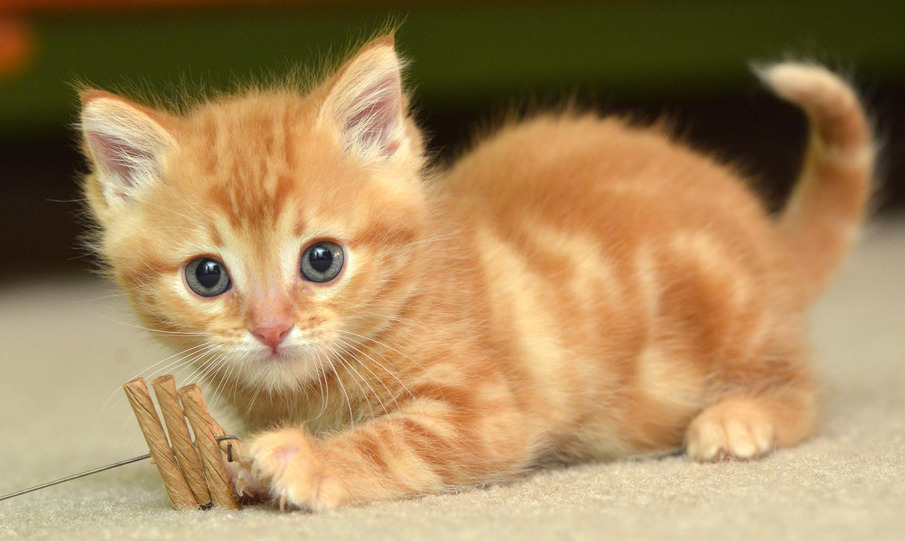
#> input picture 4.basic_functions/src/img.jpg, 905 x 541 px, found by its file name
$ python functions.py
#> lines starting #> are read from the running program, lines starting #| are printed output that depends on the picture; after the words box and inside, x2 and y2 are one past the last pixel; in counts of white or black regions, pixels touching at a corner belong together
import cv2 as cv

#Reading an image

img = cv.imread('4.basic_functions\\src\\img.jpg')
#> img is the input picture: shape (541, 905, 3); mean B, G, R 92.4, 136.2, 165.9
cv.imshow('Image',img)

#Converting Image to Grayscale

grayImage = cv.cvtColor(img,cv.COLOR_BGR2GRAY)
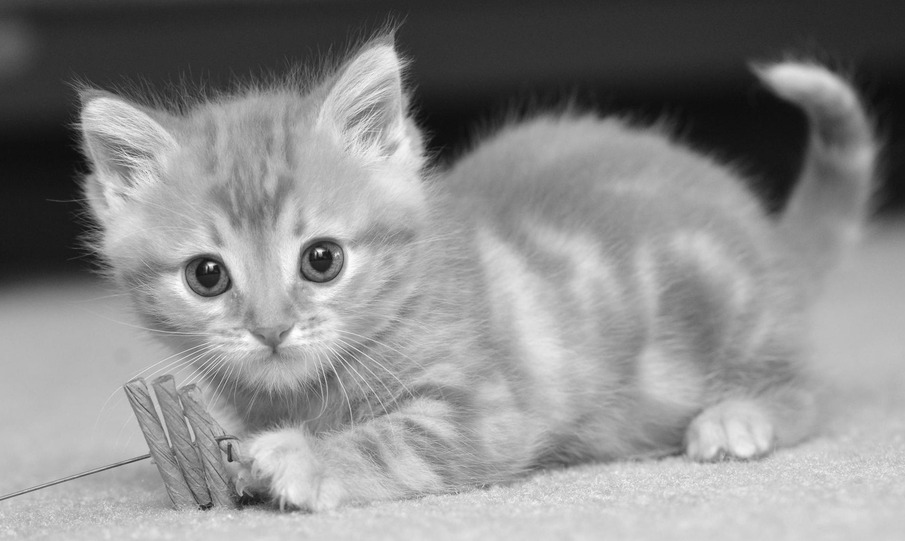
#> grayImage: shape (541, 905); min 12, max 253, mean 140.1
cv.imshow('Gray Image',grayImage)

#Blurring an Image

blurred = cv.GaussianBlur(img,(7,7),cv.BORDER_DEFAULT)
cv.imshow('Blurred Image',blurred)

#Creating Edge Cascade
#Outlines the Image and provides the outut
#uses canny function to outline the image

canny = cv.Canny(img,200,100)
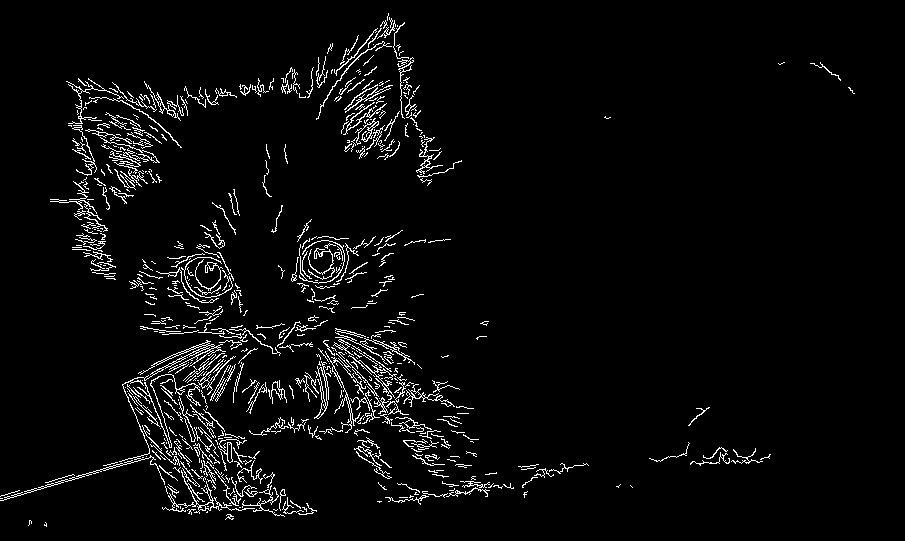
#> canny: shape (541, 905); 3.8% white in thin lines or dots, all inside (x1, y1, x2, y2) = (0, 13, 855, 527)
cv.imshow('Edged Image',canny)

#Dilating the Image
#Dilation is used to remove the noise from the canny images
#It is used to join the broken parts

dilated = cv.dilate(canny,(7,7),iterations = 1)
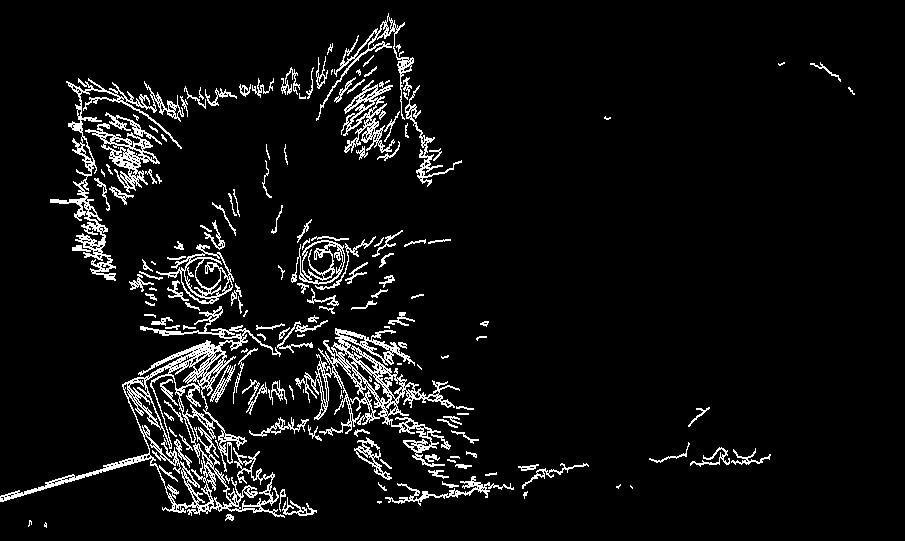
#> dilated: shape (541, 905); 6.4% white in thin lines or dots, all inside (x1, y1, x2, y2) = (0, 13, 855, 528)
cv.imshow('Dilated Image',dilated)

#Eroding the Image
#Eroding is followed by dilating
#Erodig is also used to removes small whites & noises
#It Detaches 2 connected objects

erosion = cv.erode(dilated,(3,3),iterations = 1)
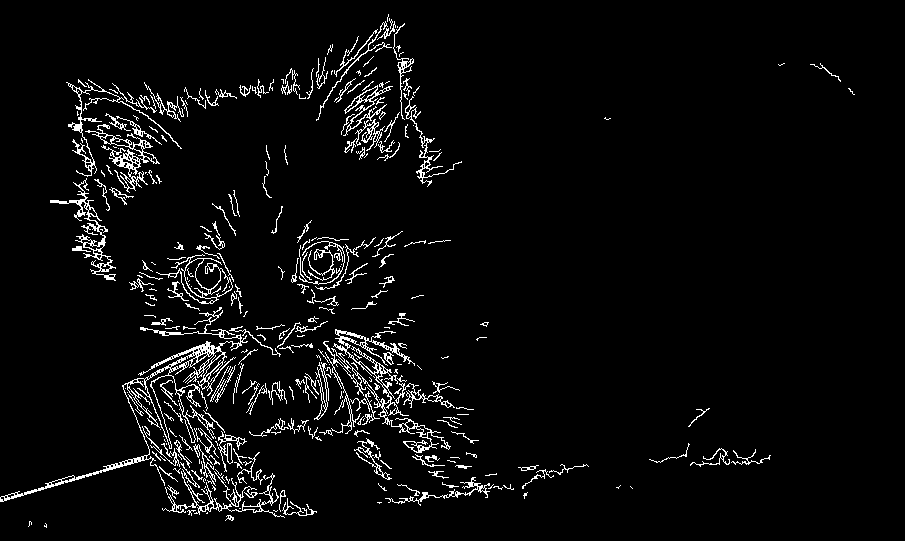
#> erosion: shape (541, 905); 4.3% white in thin lines or dots, all inside (x1, y1, x2, y2) = (0, 14, 855, 528)
cv.imshow("Eroded Image",erosion)

#Resizing an Image
resized = cv.resize(img,(540,675))
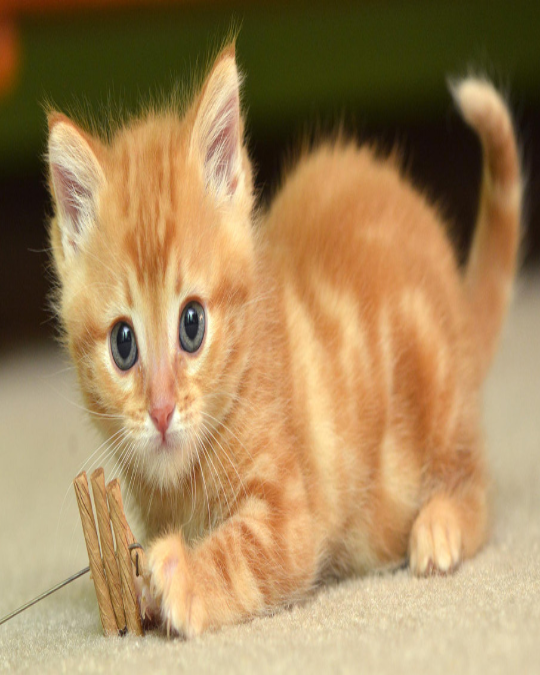
#> resized: shape (675, 540, 3); mean B, G, R 92.3, 136, 165.8
cv.imshow('Resized',resized)

#Cropping an Image
#This Involves in cropping a particular portion of the image and displays it

crop = img[75:500,200:500]
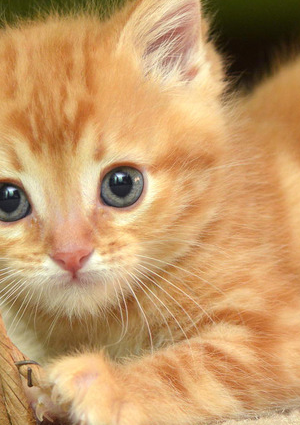
#> crop: shape (425, 300, 3); mean B, G, R 103.7, 153.3, 196.2
cv.imshow('Cropped-Image',crop)


cv.waitKey(0)
